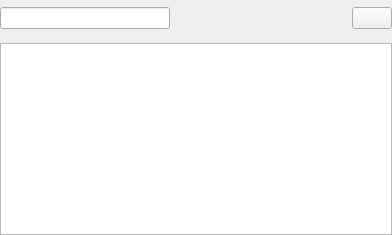
<?xml version="1.0" encoding="UTF-8"?>
<ui version="4.0">
 <class>NameRuleWidget</class>
 <widget class="QWidget" name="NameRuleWidget">
  <property name="geometry">
   <rect>
    <x>0</x>
    <y>0</y>
    <width>392</width>
    <height>235</height>
   </rect>
  </property>
  <property name="windowTitle">
   <string>NameRuleWidget</string>
  </property>
  <property name="_vanillaStyle_Patch" stdset="0">
   <string notr="true">CleanButtonPatch</string>
  </property>
  <layout class="QVBoxLayout" name="verticalLayout">
   <property name="leftMargin">
    <number>0</number>
   </property>
   <property name="topMargin">
    <number>0</number>
   </property>
   <property name="rightMargin">
    <number>0</number>
   </property>
   <property name="bottomMargin">
    <number>0</number>
   </property>
   <item>
    <widget class="QWidget" name="widget" native="true">
     <layout class="QHBoxLayout" name="horizontalLayout" stretch="1,1,0">
      <property name="leftMargin">
       <number>0</number>
      </property>
      <property name="topMargin">
       <number>0</number>
      </property>
      <property name="rightMargin">
       <number>0</number>
      </property>
      <property name="bottomMargin">
       <number>0</number>
      </property>
      <item>
       <widget class="NameRuleEditWidget" name="lineEditInput"/>
      </item>
      <item>
       <widget class="QLabel" name="labelPreview">
        <property name="text">
         <string/>
        </property>
       </widget>
      </item>
      <item>
       <widget class="QPushButton" name="pushButton">
        <property name="icon">
         <iconset theme=":/icon/reset.svg"/>
        </property>
        <property name="_vanillaStyle_Patch" stdset="0">
         <string notr="true">CleanButtonPatch</string>
        </property>
       </widget>
      </item>
     </layout>
    </widget>
   </item>
   <item>
    <widget class="NameRuleSelectWidget" name="listNameRule">
     <property name="sizePolicy">
      <sizepolicy hsizetype="Minimum" vsizetype="Minimum">
       <horstretch>0</horstretch>
       <verstretch>0</verstretch>
      </sizepolicy>
     </property>
    </widget>
   </item>
  </layout>
 </widget>
 <customwidgets>
  <customwidget>
   <class>NameRuleSelectWidget</class>
   <extends>QListWidget</extends>
   <header>SUI/NameRule/NameRuleSelectWidget.h</header>
  </customwidget>
  <customwidget>
   <class>NameRuleEditWidget</class>
   <extends>QLineEdit</extends>
   <header>SUI/NameRule/NameRuleEditWidget.h</header>
  </customwidget>
 </customwidgets>
 <resources/>
 <connections/>
</ui>
